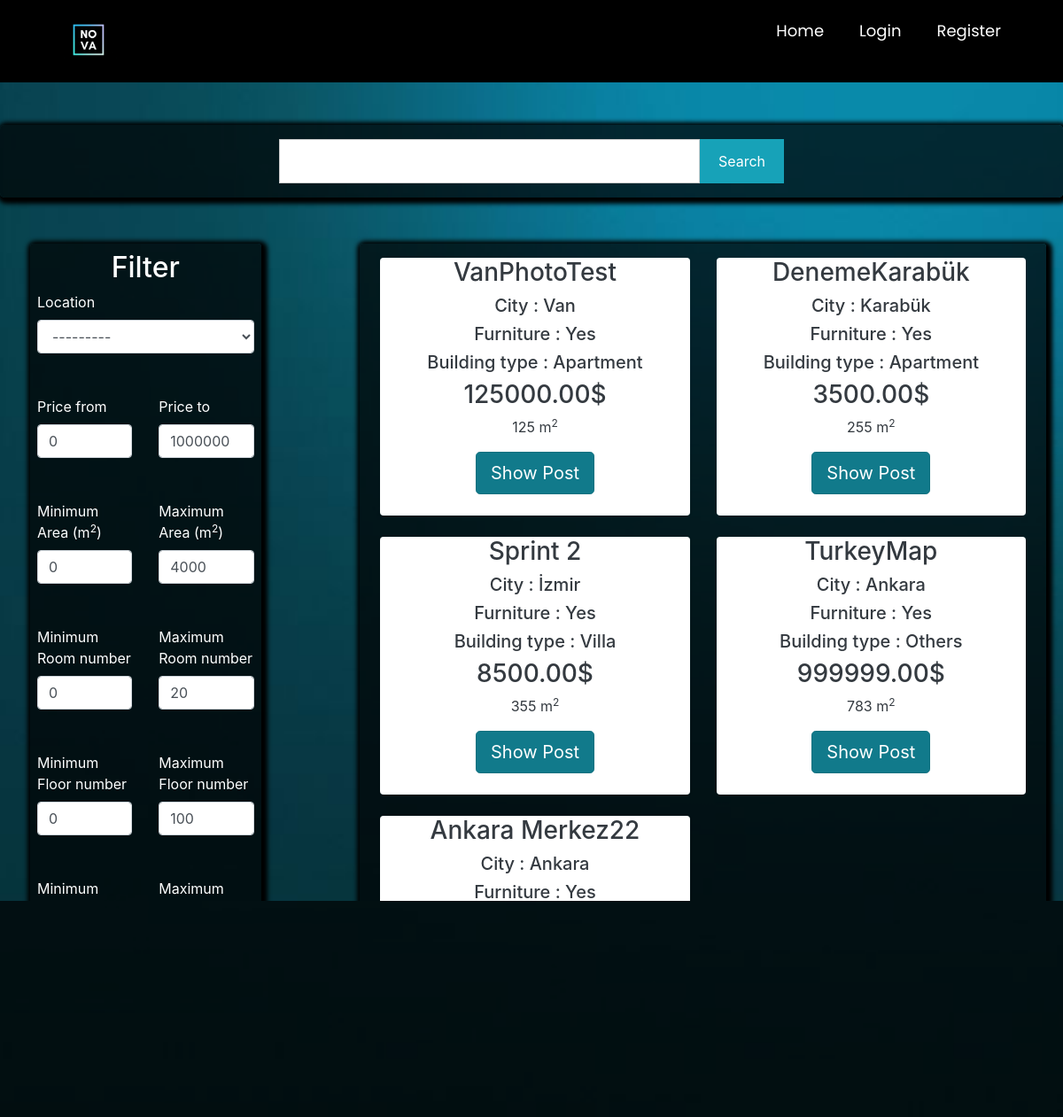
The app's page /postlistings/forrent with its own data.
### main/models.py (models this page shows, shortened)
class Post(models.Model):
    ouruser = models.ForeignKey(ourUser, null=True, on_delete=models.CASCADE)
    post_title = models.CharField(max_length=255,null=True)
    post_description = models.TextField()
    price = models.DecimalField(decimal_places=2 , max_digits=12)
    location = models.CharField(max_length=255,null=True,choices=city)
    postType = models.CharField(choices=RorS , max_length=50, null=True , default='For Sale')
    floor = models.DecimalField(decimal_places=0 , max_digits=3 ,null=True)
    building_age = models.DecimalField(decimal_places=0, max_digits=2 , null=True)
    area = models.DecimalField(decimal_places=0,max_digits=4 ,null=True)
    isFurniture = models.CharField(choices=Furniture ,null=True,max_length=50,default="No")
    building_type = models.CharField(choices=b_types ,null=True ,max_length=50)
    room = models.DecimalField(decimal_places=0 , max_digits=3 ,null=True)

### main/views.py (the view)
# urls.py: path('postlistings/<str:RoS>',views.postlistings, name="postlistings" ),
def postlistings(request,RoS):
    if RoS == 'forsale':
        cu = Post.objects.all().filter(postType='For Sale')
    elif RoS =='forrent':
        cu = Post.objects.all().filter(postType='For Rent')
    query = request.GET.get('query')
    price_from = request.GET.get('price_from',0)
    price_to = request.GET.get('price_to', 1000000000)
    min_area = request.GET.get('min_area', 0)
    max_area = request.GET.get('max_area', 4000)
    min_age = request.GET.get('min_age', 0)
    max_age = request.GET.get('max_age', 100)
    min_room_num = request.GET.get('min_room_num', 0)
    max_room_num = request.GET.get('max_room_num', 20)
    min_floor_num = request.GET.get('min_floor_num', 0)
    max_floor_num = request.GET.get('max_floor_num', 100)
    if query != None:
        print("sadasdas")
        cu = cu.filter(Q(post_title__icontains = query) | Q(location__icontains = query)| Q(area__icontains = query)| Q(building_type__icontains = query))
    else:
        query = ""
    cu = cu.filter(price__gte =price_from).filter(price__lte=price_to)
    cu = cu.filter(area__gte=min_area).filter(area__lte=max_area)
    cu = cu.filter(building_age__gte=min_age).filter(building_age__lte=max_age)
    cu = cu.filter(room__gte=min_room_num).filter(room__lte=max_room_num)
    cu = cu.filter(floor__gte=min_floor_num).filter(floor__lte=max_floor_num)
    myFilter = PostFilter(request.GET , queryset=cu)
    cu = myFilter.qs
    context = {
        'cu': cu,
        'RoS': RoS,
        'price_from':price_from,
        'price_to':price_to,
        'min_area':min_area,
        'max_area':max_area,
        'min_age': min_age,
        'max_age': max_age,
        'min_room_num':min_room_num,
        'max_room_num':max_room_num,
        'min_floor_num':min_floor_num,
        'max_floor_num':max_floor_num,
        'myFilter': myFilter,
        'query':query,
    }
    return render(request, 'main/postlistings.html' , context )

### main/templates/main/postlistings.html (shortened to what this page needs)
{% extends 'main/mainpage.html' %}
{% load widget_tweaks %}
{% load static %}
{% block content %}
<head>
    <link rel="stylesheet" href="https://maxcdn.bootstrapcdn.com/bootstrap/4.0.0/css/bootstrap.min.css"
>
</head>
<form action="{% url 'postlistings' RoS %}" method="get">
    <section class="search-sec p-3 my-5">
        <div class="container">
                <div class="row justify-content-center text-white">
                    <div class="col-lg-12">
                        <div class="row justify-content-center">
                            <div class=" col-lg-5 col-md-5 col-sm-12 p-0">
                                <input type="text" name="query" class="form-control search-slt" value="{{ query }}">
                            </div>
                            <div class="col-lg-1 col-md-1 col-sm-12 p-0">
                                <button onclick="document.getElementById('primarybutton').click()" type="button" class="btn btn-info wrn-btn" id="uselessbutton">Search</button>
                            </div>
                        </div>
                    </div>
                </div>
        </div>
    </section>
<div class="container p-1 my-1 text-white rounded">
    <div class="row blog">
        <div class="col-md-3 ">
                <div class="rounded p-2"
                     style="background-color: rgba(0,0,0,0.7) ; box-shadow: 2px 2px 5px 5px #000000">
                    <center><h2 class="is-size-5">Filter</h2></center>
                    <div class="row">
                        <div class="col-md-12">
                            <label>Location</label>
                            <center>{% render_field myFilter.form.location class="form-control" %}</center>
                        </div>
                    </div>
                    <br><br>
                    <div class="row ">
                        <div class="col-md-6">
                            <label>Price from</label>
                            <input type="number" name="price_from" class="form-control" value="{{ price_from }}" min="0"
                                   max="1000000000" required>
                        </div>
                        <div class="col-md-6">
                            <label>Price to</label>
                            <input type="number" name="price_to" class="form-control" value="{{ price_to }}" min="0"
                                   max="1000000000" required>
                        </div>
                    </div>
                    <br><br>
                    <div class="row ">
                        <div class="col-md-6">
                            <label>Minimum Area (m<sup>2</sup>)</label>
                            <input type="number" name="min_area" class="form-control" value="{{ min_area }}" min="0"
                                   max="4000" required>
                        </div>
                        <div class="col-md-6">
                            <label>Maximum Area (m<sup>2</sup>)</label>
                            <input type="number" name="max_area" class="form-control" value="{{ max_area }}" min="0"
                                   max="4000" required>
                        </div>
                    </div><br><br>
                    <div class="row ">
                        <div class="col-md-6">
                            <label>Minimum Room number</label>
                            <input type="number" name="min_room_num" class="form-control" value="{{ min_room_num }}" min="0"
                                   max="20" required>
                        </div>
                        <div class="col-md-6">
                            <label>Maximum Room number</label>
                            <input type="number" name="max_room_num" class="form-control" value="{{ max_room_num }}" min="0"
                                   max="20" required>
                        </div>
                    </div>
                    <br><br>
                    <div class="row ">
                        <div class="col-md-6">
                            <label>Minimum Floor number</label>
                            <input type="number" name="min_floor_num" class="form-control" value="{{ min_floor_num }}" min="0"
                                   max="100" required>
                        </div>
                        <div class="col-md-6">
                            <label>Maximum Floor number</label>
                            <input type="number" name="max_floor_num" class="form-control" value="{{ max_floor_num }}" min="0"
                                   max="100" required>
                        </div>
                    </div>
                    <br><br>
                    <div class="row ">
                        <div class="col-md-6">
                            <label>Minimum Building Age </label>
                            <input type="number" name="min_age" class="form-control" value="{{ min_age }}" min="0"
                                   max="100" required>
                        </div>
                        <div class="col-md-6">
                            <label>Maximum Building Age </label>
                            <input type="number" name="max_age" class="form-control" value="{{ max_age }}" min="0"
                                   max="100" required>
                        </div>
                    </div>
                    <br><br>
                    <center>
                        <button class="btn btn-info" id="primarybutton">Search</button>
                    </center>
                </div>
        </div>
        <div class="col-md-1">
            <br>
        </div>
        <div class="col-md-8 rounded" style=" box-shadow: 2px 2px 5px 5px #000000;background-color: rgba(0,0,0,0.7)">
            <div class="row p-2 my-2">
                {% if cu %}
                {% for i in cu %}
                <div class="col-md-6 ">
                    <div class="container-fluid bg-white rounded text-dark" style="text-align:center;">
                        <h3>{{ i.post_title }}</h3>
                        <h5>City : {{ i.location }}</h5>
                        <h5>Furniture : {{ i.isFurniture }}</h5>
                        <h5>Building type : {{ i.building_type }}</h5>
                        <h3>{{ i.price }}$</h3>
                        <p class="descroption">{{i.area}} m<sup>2</sup></p>
                        <a href="{% url 'product_details' i.id %}" class="btn btn-info btn-lg active" role="button"
                           aria-pressed="true">Show Post</a>
                        <br><br>
                    </div>
                    <br>
                </div>
                {% endfor %}
                {%else%}
                <h3>No related search results are available...</h3>
                {% endif %}
            </div>
        </div>
    </div>
</div>
</form>
{% endblock %}

### main/templates/main/postlistings.html (style rules this page uses)
.wrn-btn { width: 100%; font-size: 16px; font-weight: 400; text-transform: capitalize; height: calc(3rem + 2px) !important; border-radius:0; }
.search-sec { position: relative; background-color: rgba(0,0,0,0.7) !important; justify-content: center; box-shadow: 2px 2px 5px 5px #000000; border-radius: 5px; }
.search-slt { display: block; width: 100%; font-size: 0.875rem; line-height: 1.5; color: #55595c; background-color: #fff; background-image: none; border: 1px solid #ccc; height: calc(3rem + 2px) !important; border-radius:0; }

### main/templates/main/mainpage.html (style rules this page uses)
body.g { background-image: url('/static/images/wallpaper.jpg'); background-size: cover; background-repeat: no-repeat; background-attachment: fixed; }
.show, .icon, input { display: none; }

### records on screen
Post: post_title "VanPhotoTest", location "Van", isFurniture "Yes", building_type "Apartment", price "125000.00", area "125"
Post: post_title "DenemeKarabük", location "Karabük", isFurniture "Yes", building_type "Apartment", price "3500.00", area "255"
Post: post_title "Sprint 2", location "İzmir", isFurniture "Yes", building_type "Villa", price "8500.00", area "355"
Post: post_title "TurkeyMap", location "Ankara", isFurniture "Yes", building_type "Others", price "999999.00", area "783"
Post: post_title "Ankara Merkez22", location "Ankara", isFurniture "Yes"
